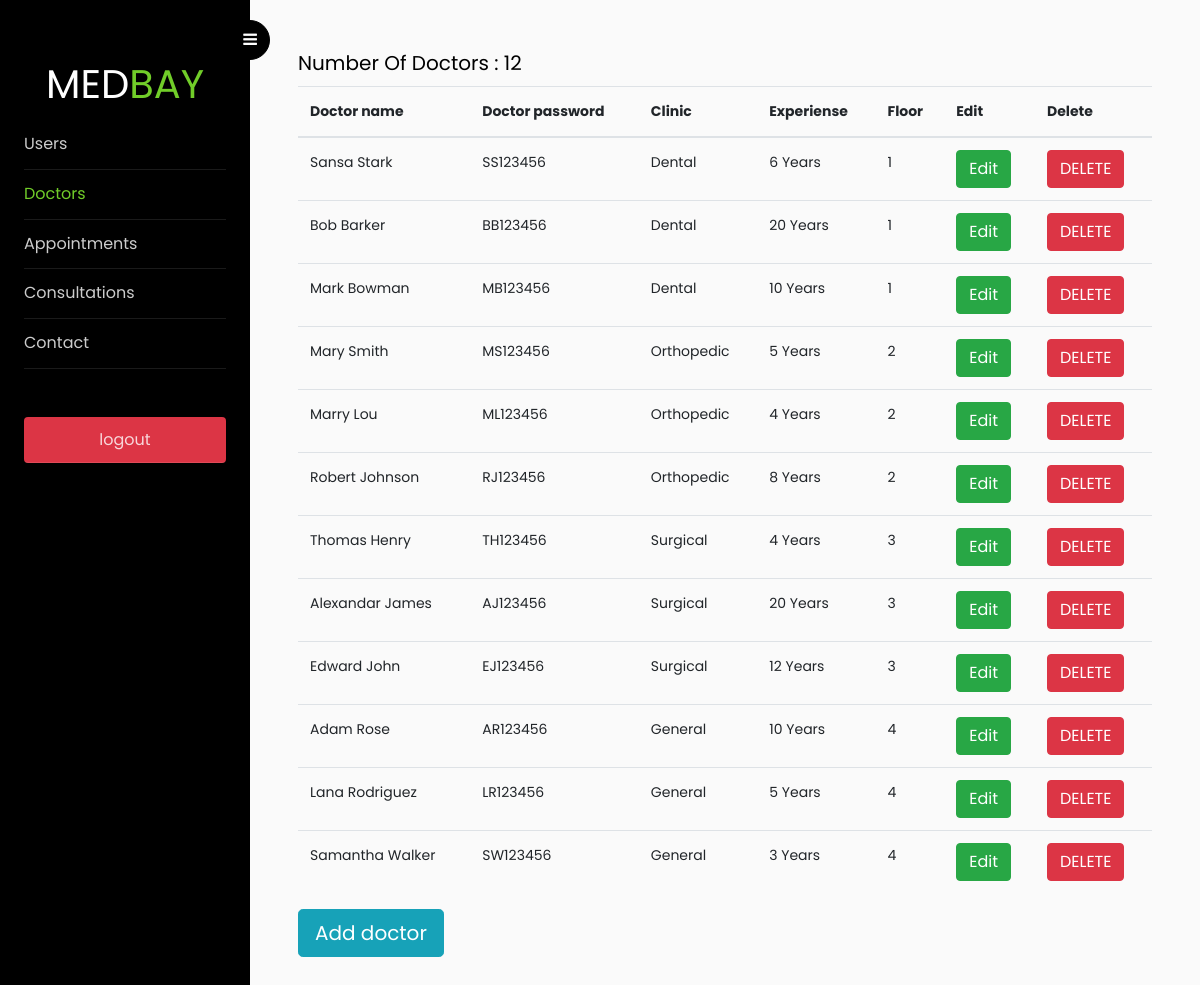
The app's page /admin/doctorsA.php (signed in) with its own data.
### tables this page shows
CREATE TABLE `doctors` (
  `id` int(255) NOT NULL,
  `dname` varchar(255) NOT NULL,
  `dpassword` varchar(255) NOT NULL,
  `clinic` varchar(255) NOT NULL,
  `experience` varchar(255) NOT NULL,
  `floor` int(255) NOT NULL
);

### admin/doctorsA.php (the view, shortened to what this page needs)
<?php
include('../config.php');
if($_SESSION["username"] == "admin"){
?>
<!doctype html>
<html lang="en">
<head>
	<link rel="stylesheet" href="https://stackpath.bootstrapcdn.com/font-awesome/4.7.0/css/font-awesome.min.css">
	<link rel="stylesheet" href="css/style.css">
</head>
<body>
	<div class="wrapper d-flex align-items-stretch">
		<nav id="sidebar">
			<div class="custom-menu">
				<button type="button" id="sidebarCollapse" class="btn btn-primary">
					<i class="fa fa-bars"></i>
				</button>
			</div>
			<div class="p-4 pt-5">
				<div style="text-align: center; font-size: 2.5rem;">MED<span style="color: #71cd29;">BAY</span></div>
				<ul class="list-unstyled components mb-5">
					<li>
						<a href="usersA.php">Users</a>
					</li>
					<li class="active">
						<a href="doctorsA.php">Doctors</a>
					</li>
					<li>
						<a href="appointmentA.php">Appointments</a>
					</li>
					<li>
						<a href="free_consultationA.php">Consultations</a>
					</li>
					<li>
						<a href="contactA.php">Contact</a>
					</li>
				</ul>
				<ul class="list-unstyled components mb-5">
					<li>
						<a class="btn btn-danger" href="../logout.php">logout</a>
					</li>
				</ul>
		</nav>
		<div id="content" class="p-4 p-md-5 pt-5">
			<?php
					$result = mysqli_query($link, "SELECT * FROM doctors");
					$row_num=mysqli_num_rows($result);
					?>
			<?php
								if(mysqli_num_rows($result)>0)
							{
					 ?>
			<div class="table-responsive">
				<table class="table table-borderd" id="appoTable" cellspacing="0">
					<thead>
						<tr>
							<th>Doctor name</th>
							<th>Doctor password</th>
							<th>Clinic</th>
							<th>Experiense</th>
							<th>Floor</th>
							<th>Edit</th>
							<th>Delete</th>
						</tr>
					</thead>
					<tbody>
						<?php while($row= mysqli_fetch_assoc($result)){?>
						<tr>
							<td><?php echo $row['dname']; ?></td>
							<td><?php echo $row['dpassword']; ?></td>
							<td><?php echo $row['clinic']; ?></td>
							<td><?php echo $row['experience']; ?></td>
							<td><?php echo $row['floor']; ?></td>
							<td>
								<form action="editD.php" method="post">
									<button name="edit_btn_d" type="submit" class="btn btn-success">Edit</button>
								</form>
							</td>
							<td>
								<form action="<?php $_SERVER["PHP_SELF"] ?>" method="post">
									<button name="delete_btn_d" type="submit" class="btn btn-danger">DELETE</button>
								</form>
							</td>
						</tr>
						<?php
				}
				echo '<h5>'.'Number Of Doctors :   ' .$row_num. '</h5>';
				} ?>
					</tbody>
				</table>
			</div>
			<button type="button" class="btn btn-info btn-lg" data-toggle="modal" data-target="#myModal">Add
				doctor</button>
</body>
</html>
<?php
}else{
	header("location: ../index.php");
}
 ?>

### records on screen
doctors: dname "Sansa Stark", dpassword "SS123456", clinic "Dental", experience "6 Years", floor "1"
doctors: dname "Bob Barker", dpassword "BB123456", clinic "Dental", experience "20 Years", floor "1"
doctors: dname "Mark Bowman", dpassword "MB123456", clinic "Dental", experience "10 Years", floor "1"
doctors: dname "Mary Smith", dpassword "MS123456", clinic "Orthopedic", experience "5 Years", floor "2"
doctors: dname "Marry Lou", dpassword "ML123456", clinic "Orthopedic", experience "4 Years", floor "2"
doctors: dname "Robert Johnson", dpassword "RJ123456", clinic "Orthopedic", experience "8 Years", floor "2"
doctors: dname "Thomas Henry", dpassword "TH123456", clinic "Surgical", experience "4 Years", floor "3"
doctors: dname "Alexandar James", dpassword "AJ123456", clinic "Surgical", experience "20 Years", floor "3"
doctors: dname "Edward John", dpassword "EJ123456", clinic "Surgical", experience "12 Years", floor "3"
doctors: dname "Adam Rose", dpassword "AR123456", clinic "General", experience "10 Years", floor "4"
doctors: dname "Lana Rodriguez", dpassword "LR123456", clinic "General", experience "5 Years", floor "4"
doctors: dname "Samantha Walker", dpassword "SW123456", clinic "General", experience "3 Years", floor "4"

### other values on screen
$row_num "12"
